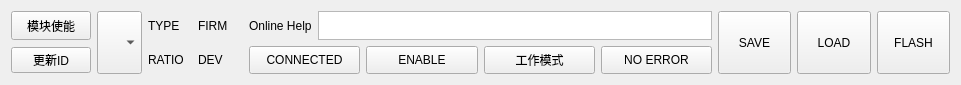
<?xml version="1.0" encoding="UTF-8"?>
<ui version="4.0">
 <class>Bottom</class>
 <widget class="QWidget" name="Bottom">
  <property name="geometry">
   <rect>
    <x>0</x>
    <y>0</y>
    <width>961</width>
    <height>85</height>
   </rect>
  </property>
  <property name="windowTitle">
   <string>Bottom</string>
  </property>
  <layout class="QHBoxLayout" name="horizontalLayout_5">
   <item>
    <layout class="QHBoxLayout" name="horizontalLayout_4" stretch="1,2,1">
     <item>
      <layout class="QGridLayout" name="gridLayout">
       <item row="0" column="3">
        <widget class="QLabel" name="devLabel">
         <property name="enabled">
          <bool>true</bool>
         </property>
         <property name="sizePolicy">
          <sizepolicy hsizetype="Expanding" vsizetype="Expanding">
           <horstretch>2</horstretch>
           <verstretch>3</verstretch>
          </sizepolicy>
         </property>
         <property name="minimumSize">
          <size>
           <width>1</width>
           <height>1</height>
          </size>
         </property>
         <property name="sizeIncrement">
          <size>
           <width>1</width>
           <height>1</height>
          </size>
         </property>
         <property name="baseSize">
          <size>
           <width>1</width>
           <height>1</height>
          </size>
         </property>
         <property name="font">
          <font>
           <pointsize>9</pointsize>
          </font>
         </property>
         <property name="mouseTracking">
          <bool>true</bool>
         </property>
         <property name="text">
          <string>FIRM</string>
         </property>
        </widget>
       </item>
       <item row="0" column="1" rowspan="2">
        <widget class="QComboBox" name="cmbID">
         <property name="sizePolicy">
          <sizepolicy hsizetype="Expanding" vsizetype="Expanding">
           <horstretch>2</horstretch>
           <verstretch>6</verstretch>
          </sizepolicy>
         </property>
         <property name="minimumSize">
          <size>
           <width>1</width>
           <height>1</height>
          </size>
         </property>
         <property name="font">
          <font>
           <pointsize>9</pointsize>
          </font>
         </property>
         <property name="mouseTracking">
          <bool>true</bool>
         </property>
         <property name="toolTip">
          <string>&lt;html&gt;&lt;head/&gt;&lt;body&gt;&lt;p&gt;切换模块&lt;/p&gt;&lt;/body&gt;&lt;/html&gt;</string>
         </property>
        </widget>
       </item>
       <item row="1" column="0">
        <widget class="QPushButton" name="btnUpdateID">
         <property name="text">
          <string>更新ID</string>
         </property>
        </widget>
       </item>
       <item row="1" column="2">
        <widget class="QLabel" name="ratioLabel">
         <property name="sizePolicy">
          <sizepolicy hsizetype="Expanding" vsizetype="Expanding">
           <horstretch>2</horstretch>
           <verstretch>3</verstretch>
          </sizepolicy>
         </property>
         <property name="minimumSize">
          <size>
           <width>1</width>
           <height>1</height>
          </size>
         </property>
         <property name="sizeIncrement">
          <size>
           <width>1</width>
           <height>1</height>
          </size>
         </property>
         <property name="baseSize">
          <size>
           <width>1</width>
           <height>1</height>
          </size>
         </property>
         <property name="font">
          <font>
           <pointsize>9</pointsize>
          </font>
         </property>
         <property name="mouseTracking">
          <bool>true</bool>
         </property>
         <property name="toolTip">
          <string>&lt;html&gt;&lt;head/&gt;&lt;body&gt;&lt;p&gt;模块减速比&lt;/p&gt;&lt;/body&gt;&lt;/html&gt;</string>
         </property>
         <property name="text">
          <string>RATIO</string>
         </property>
        </widget>
       </item>
       <item row="1" column="3">
        <widget class="QLabel" name="firmLabel">
         <property name="sizePolicy">
          <sizepolicy hsizetype="Expanding" vsizetype="Expanding">
           <horstretch>2</horstretch>
           <verstretch>3</verstretch>
          </sizepolicy>
         </property>
         <property name="minimumSize">
          <size>
           <width>1</width>
           <height>1</height>
          </size>
         </property>
         <property name="sizeIncrement">
          <size>
           <width>1</width>
           <height>1</height>
          </size>
         </property>
         <property name="baseSize">
          <size>
           <width>1</width>
           <height>1</height>
          </size>
         </property>
         <property name="font">
          <font>
           <pointsize>9</pointsize>
          </font>
         </property>
         <property name="mouseTracking">
          <bool>true</bool>
         </property>
         <property name="toolTip">
          <string>&lt;html&gt;&lt;head/&gt;&lt;body&gt;&lt;p&gt;固件版本号&lt;/p&gt;&lt;/body&gt;&lt;/html&gt;</string>
         </property>
         <property name="text">
          <string>DEV</string>
         </property>
        </widget>
       </item>
       <item row="0" column="0">
        <widget class="QPushButton" name="enableDriverPushButton">
         <property name="enabled">
          <bool>true</bool>
         </property>
         <property name="sizePolicy">
          <sizepolicy hsizetype="Expanding" vsizetype="Expanding">
           <horstretch>2</horstretch>
           <verstretch>2</verstretch>
          </sizepolicy>
         </property>
         <property name="minimumSize">
          <size>
           <width>1</width>
           <height>1</height>
          </size>
         </property>
         <property name="font">
          <font>
           <pointsize>9</pointsize>
          </font>
         </property>
         <property name="mouseTracking">
          <bool>true</bool>
         </property>
         <property name="text">
          <string>模块使能</string>
         </property>
        </widget>
       </item>
       <item row="0" column="2">
        <widget class="QLabel" name="typeLabel">
         <property name="sizePolicy">
          <sizepolicy hsizetype="Expanding" vsizetype="Expanding">
           <horstretch>2</horstretch>
           <verstretch>3</verstretch>
          </sizepolicy>
         </property>
         <property name="minimumSize">
          <size>
           <width>1</width>
           <height>1</height>
          </size>
         </property>
         <property name="sizeIncrement">
          <size>
           <width>1</width>
           <height>1</height>
          </size>
         </property>
         <property name="baseSize">
          <size>
           <width>1</width>
           <height>1</height>
          </size>
         </property>
         <property name="font">
          <font>
           <pointsize>9</pointsize>
          </font>
         </property>
         <property name="mouseTracking">
          <bool>true</bool>
         </property>
         <property name="toolTip">
          <string>&lt;html&gt;&lt;head/&gt;&lt;body&gt;&lt;p&gt;模块类型&lt;/p&gt;&lt;/body&gt;&lt;/html&gt;</string>
         </property>
         <property name="text">
          <string>TYPE</string>
         </property>
        </widget>
       </item>
      </layout>
     </item>
     <item>
      <layout class="QVBoxLayout" name="verticalLayout" stretch="1,1">
       <item>
        <layout class="QHBoxLayout" name="horizontalLayout_3">
         <item>
          <widget class="QLabel" name="helpLabel">
           <property name="font">
            <font>
             <pointsize>9</pointsize>
            </font>
           </property>
           <property name="mouseTracking">
            <bool>true</bool>
           </property>
           <property name="toolTip">
            <string>&lt;html&gt;&lt;head/&gt;&lt;body&gt;&lt;p&gt;帮助信息&lt;/p&gt;&lt;/body&gt;&lt;/html&gt;</string>
           </property>
           <property name="text">
            <string>Online Help</string>
           </property>
          </widget>
         </item>
         <item>
          <widget class="QTextEdit" name="helpTextEdit">
           <property name="sizePolicy">
            <sizepolicy hsizetype="Expanding" vsizetype="Expanding">
             <horstretch>7</horstretch>
             <verstretch>4</verstretch>
            </sizepolicy>
           </property>
           <property name="minimumSize">
            <size>
             <width>1</width>
             <height>1</height>
            </size>
           </property>
           <property name="font">
            <font>
             <pointsize>9</pointsize>
            </font>
           </property>
           <property name="mouseTracking">
            <bool>true</bool>
           </property>
           <property name="toolTip">
            <string>&lt;html&gt;&lt;head/&gt;&lt;body&gt;&lt;p&gt;帮助信息显示栏&lt;/p&gt;&lt;/body&gt;&lt;/html&gt;</string>
           </property>
          </widget>
         </item>
        </layout>
       </item>
       <item>
        <layout class="QHBoxLayout" name="horizontalLayout">
         <item>
          <widget class="QPushButton" name="connectedPushButton">
           <property name="sizePolicy">
            <sizepolicy hsizetype="Expanding" vsizetype="Expanding">
             <horstretch>2</horstretch>
             <verstretch>2</verstretch>
            </sizepolicy>
           </property>
           <property name="minimumSize">
            <size>
             <width>1</width>
             <height>1</height>
            </size>
           </property>
           <property name="font">
            <font>
             <pointsize>9</pointsize>
            </font>
           </property>
           <property name="mouseTracking">
            <bool>true</bool>
           </property>
           <property name="text">
            <string>CONNECTED</string>
           </property>
          </widget>
         </item>
         <item>
          <widget class="QPushButton" name="enableDriverPushButton_2">
           <property name="enabled">
            <bool>true</bool>
           </property>
           <property name="sizePolicy">
            <sizepolicy hsizetype="Expanding" vsizetype="Expanding">
             <horstretch>2</horstretch>
             <verstretch>2</verstretch>
            </sizepolicy>
           </property>
           <property name="minimumSize">
            <size>
             <width>1</width>
             <height>1</height>
            </size>
           </property>
           <property name="font">
            <font>
             <pointsize>9</pointsize>
            </font>
           </property>
           <property name="mouseTracking">
            <bool>true</bool>
           </property>
           <property name="text">
            <string>ENABLE</string>
           </property>
          </widget>
         </item>
         <item>
          <widget class="QPushButton" name="workModePushButton">
           <property name="sizePolicy">
            <sizepolicy hsizetype="Expanding" vsizetype="Expanding">
             <horstretch>2</horstretch>
             <verstretch>2</verstretch>
            </sizepolicy>
           </property>
           <property name="minimumSize">
            <size>
             <width>1</width>
             <height>1</height>
            </size>
           </property>
           <property name="font">
            <font>
             <pointsize>9</pointsize>
            </font>
           </property>
           <property name="mouseTracking">
            <bool>true</bool>
           </property>
           <property name="text">
            <string>工作模式</string>
           </property>
          </widget>
         </item>
         <item>
          <widget class="QPushButton" name="ifErrorPushButton">
           <property name="enabled">
            <bool>true</bool>
           </property>
           <property name="sizePolicy">
            <sizepolicy hsizetype="Expanding" vsizetype="Expanding">
             <horstretch>2</horstretch>
             <verstretch>2</verstretch>
            </sizepolicy>
           </property>
           <property name="minimumSize">
            <size>
             <width>1</width>
             <height>1</height>
            </size>
           </property>
           <property name="font">
            <font>
             <pointsize>9</pointsize>
            </font>
           </property>
           <property name="mouseTracking">
            <bool>true</bool>
           </property>
           <property name="text">
            <string>NO ERROR</string>
           </property>
          </widget>
         </item>
        </layout>
       </item>
      </layout>
     </item>
     <item>
      <layout class="QHBoxLayout" name="horizontalLayout_2">
       <item>
        <widget class="QPushButton" name="btnSave">
         <property name="sizePolicy">
          <sizepolicy hsizetype="Expanding" vsizetype="Expanding">
           <horstretch>1</horstretch>
           <verstretch>6</verstretch>
          </sizepolicy>
         </property>
         <property name="minimumSize">
          <size>
           <width>1</width>
           <height>1</height>
          </size>
         </property>
         <property name="font">
          <font>
           <pointsize>9</pointsize>
          </font>
         </property>
         <property name="mouseTracking">
          <bool>true</bool>
         </property>
         <property name="text">
          <string>SAVE</string>
         </property>
        </widget>
       </item>
       <item>
        <widget class="QPushButton" name="btnLoad">
         <property name="sizePolicy">
          <sizepolicy hsizetype="Expanding" vsizetype="Expanding">
           <horstretch>1</horstretch>
           <verstretch>6</verstretch>
          </sizepolicy>
         </property>
         <property name="minimumSize">
          <size>
           <width>1</width>
           <height>1</height>
          </size>
         </property>
         <property name="font">
          <font>
           <pointsize>9</pointsize>
          </font>
         </property>
         <property name="mouseTracking">
          <bool>true</bool>
         </property>
         <property name="text">
          <string>LOAD</string>
         </property>
        </widget>
       </item>
       <item>
        <widget class="QPushButton" name="btnFlash">
         <property name="sizePolicy">
          <sizepolicy hsizetype="Expanding" vsizetype="Expanding">
           <horstretch>1</horstretch>
           <verstretch>6</verstretch>
          </sizepolicy>
         </property>
         <property name="minimumSize">
          <size>
           <width>1</width>
           <height>1</height>
          </size>
         </property>
         <property name="font">
          <font>
           <pointsize>9</pointsize>
          </font>
         </property>
         <property name="mouseTracking">
          <bool>true</bool>
         </property>
         <property name="toolTip">
          <string>&lt;html&gt;&lt;head/&gt;&lt;body&gt;&lt;p&gt;写入Flash&lt;/p&gt;&lt;/body&gt;&lt;/html&gt;</string>
         </property>
         <property name="text">
          <string>FLASH</string>
         </property>
        </widget>
       </item>
      </layout>
     </item>
    </layout>
   </item>
  </layout>
  <zorder></zorder>
 </widget>
 <layoutdefault spacing="6" margin="11"/>
 <resources/>
 <connections/>
</ui>
